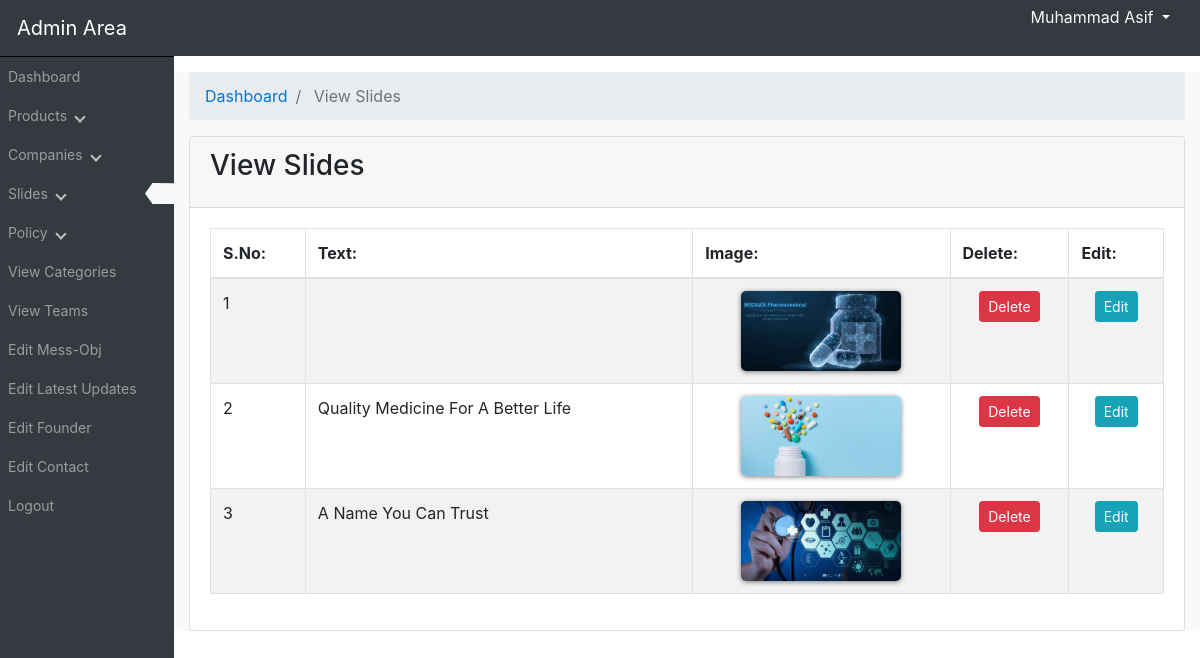
Screenshot of /admin_area/index.php?view_slides (signed in) with the database file from the repository.
### tables this page shows
CREATE TABLE `slider` (
  `id` tinyint(3) UNSIGNED NOT NULL,
  `img` varchar(255) NOT NULL,
  `slide_text` varchar(50) DEFAULT NULL
);

### admin_area/view_slides.php (the view, shortened to what this page needs)
<div class="row mt-5">
	<div class="col-lg-12">
		<ol class="breadcrumb">
			<li class="breadcrumb-item">
				<a href="index.php?dashboard" style="text-decoration: none; color: #0275d8;">Dashboard </a>
			</li>
			<li class="breadcrumb-item active">
				View Slides
			</li>
		</ol>
	</div>
</div>
<div class="row">
	<div class="col-lg-12">
		<div class="card">
			<div class="card-header">
			<h3 class="card-title">
				View Slides
			</h3>
			</div>
			<div class="card-body">
				<div class="table-responsive">
					<table class="table table-hover table-striped table-bordered" id="view_product_datatable">
						<thead>
							<tr>
								<th>S.No:</th>
								<th>Text:</th>
								<th>Image:</th>
								<th>Delete:</th>
								<th>Edit:</th>
							</tr>
						</thead>
						<tbody>
							<?php
								$i=0;
								$get_slides = "SELECT * FROM slider";
								$run_slides = mysqli_query($con,$get_slides);
								while ($row_slides = mysqli_fetch_array($run_slides))
								{
									$slide_id = $row_slides["id"];
									$slide_image = $row_slides["img"];
									$slide_name = $row_slides["slide_text"];
									$i++;
							?>
							<tr>
								<td><?php echo ($i); ?></td>
								<td id="title_admin_view_pro"><?php echo ($slide_name); ?></td>
								<td class="text-center"><img class="img_admin_view_slide" src="slide_images/<?php echo ($slide_image); ?>"></td>
								<td class="text-center">
									<a onclick="return confirm('Are you sure you want to delete this slider ?')" class="btn btn-danger btn-sm" href="delete_slide.php?delete_slide=<?php echo ($slide_id); ?>">
										Delete
									</a>
								</td>
								<td class="text-center">
									<a class="btn btn-info btn-sm" href="index.php?edit_slide=<?php echo ($slide_id); ?>">
										Edit
									</a>
								</td>
							</tr>
							<?php } ?>
						</tbody>
					</div>
			</div>
		</div>
	</div>
</div>

### admin_area/includes/sidebar.php (shortened to what this page needs)
<nav class="navbar navbar-expand-lg bg-dark navbar-dark fixed-top">
<div class="row">
	<div class="navbar-header">
		<a href="index.php?dashboard" class="navbar-brand ml-3">Admin Area</a>
	</div>
	<ul class="nav navbar-nav" id="top_admin_name">
		<li class="dropdown">
			<a href="#" id="admin_dropdown" class="dropdown-toggle" data-toggle="dropdown">
				<?php echo "$admin_name"; ?> <b class="caret"></b>
			</a>
		</li>
	</ul>
</div>
	<div class="collapse navbar-collapse navbar-exl-collapse">
			<ul class="navbar-nav side-nav bg-dark border-sidebar flex-column">
				<li class="nav-item">
					<a class="nav-link" href="index.php?dashboard">
						Dashboard
					</a>
				</li>
				<li class="nav-item">
					<a class="nav-link side-bar-link" href="#" data-toggle="collapse" data-target="#products">
						Products
						<i class="fas fa-caret-down"></i>
					</a>
				</li>
				<li class="nav-item">
					<a class="nav-link side-bar-link" href="#" data-toggle="collapse" data-target="#cat">
						Companies
						<i class="fas fa-caret-down"></i>
					</a>
				</li>
				<li class="nav-item">
					<a class="nav-link side-bar-link" href="#" data-toggle="collapse" data-target="#slides">
						Slides
						<i class="fas fa-caret-down"></i>
						<?php if ($active_arrow=="slide")
						{
							arrow_ico();
						} ?>
					</a>
				</li>
				<li class="nav-item">
					<a class="nav-link side-bar-link" href="#" data-toggle="collapse" data-target="#policy">
						Policy
						<i class="fas fa-caret-down"></i>
					</a>
				</li>
				<li class="nav-item">
					<a class="nav-link side-bar-link" href="index.php?view_p_cats">
						View Categories
					</a>
				</li>
				<li class="nav-item">
					<a class="nav-link" href="index.php?view_team">
						View Teams
					</a>
				</li>
				<li class="nav-item">
					<a class="nav-link" href="index.php?edit_mess_obj">
						Edit Mess-Obj
					</a>
				</li>
				<li class="nav-item">
					<a class="nav-link" href="index.php?edit_news">
						Edit Latest Updates
					</a>
				</li>
				<li class="nav-item">
					<a class="nav-link" href="index.php?edit_founder">
						Edit Founder
					</a>
				</li>
				<li class="nav-item">
					<a class="nav-link" href="index.php?edit_contact">
						Edit Contact
					</a>
				</li>
				<li class="nav-item">
					<a class="nav-link" href="logout.php">
						Logout
					</a>
				</li>
			</ul>
	</div>
</nav>
<?php
	function arrow_ico()
	{
		echo
		"
			<div class='float-right bg-light active_sidebar_ico'>&nbsp</div>
		";
	}
?>

### admin_area/css/style.css (style rules this page uses)
#admin_dropdown { color: #f9f9f9; text-decoration: none; transition: all 0.3s ease-in-out; }
#top_admin_name { position: fixed; z-index: 1; right: 30px; top: 5px; }
@media (min-width: 992px) { .side-nav { position: fixed; top: 56px; bottom: 0; left: 0px; width: 17%; overflow-y: auto; overflow-x: hidden; } }
@media (min-width: 1115px) { .side-nav { width: 14.5%; } }
.active_sidebar_ico { background-color: white; clip-path: polygon(25% 0%, 100% 1%, 100% 100%, 25% 100%, 0% 50%); width: 30px; }
@media (min-width: 992px) { .active_sidebar_ico { margin-right: -9px; } }
.nav-item { padding-top: 1px; padding-bottom: 1px; font-size: 14px; }
.border-sidebar { border-top: 1px inset #1e1e1e; }
.img_admin_view_slide { object-fit: cover; box-shadow: 0 1px 5px rgba(0,0,0,0.5); border-radius: 5px; }
@media (min-width: 992px) { .img_admin_view_slide { width: 160px; height: 80px } }
.fas { border: solid #bdbdbd; border-width: 0 2px 2px 0; display: inline-block; padding: 3px; margin-left: 5px; }
.fa-caret-down { transform: rotate(45deg); -webkit-transform: rotate(45deg); }

### rows the page displays
slider: img (picture)
slider: slide_text "Quality Medicine For A Better Life", img (picture)
slider: slide_text "A Name You Can Trust", img (picture)

### other values shown
$admin_name "Muhammad Asif"
